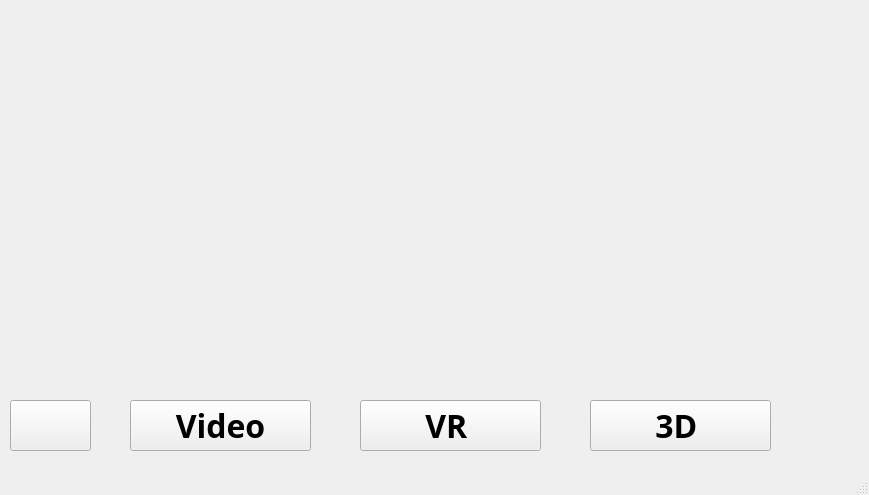
<?xml version="1.0" encoding="UTF-8"?>
<ui version="4.0">
 <class>MainWindow</class>
 <widget class="QMainWindow" name="MainWindow">
  <property name="geometry">
   <rect>
    <x>0</x>
    <y>0</y>
    <width>869</width>
    <height>495</height>
   </rect>
  </property>
  <property name="windowTitle">
   <string>MainWindow</string>
  </property>
  <widget class="QWidget" name="centralwidget">
   <widget class="QLabel" name="label_2">
    <property name="geometry">
     <rect>
      <x>10</x>
      <y>10</y>
      <width>851</width>
      <height>381</height>
     </rect>
    </property>
    <property name="text">
     <string/>
    </property>
   </widget>
   <widget class="QPushButton" name="pushButton_2">
    <property name="geometry">
     <rect>
      <x>360</x>
      <y>400</y>
      <width>181</width>
      <height>51</height>
     </rect>
    </property>
    <property name="font">
     <font>
      <family>Agency FB</family>
      <pointsize>24</pointsize>
      <weight>75</weight>
      <bold>true</bold>
     </font>
    </property>
    <property name="text">
     <string>VR </string>
    </property>
   </widget>
   <widget class="QPushButton" name="pushButton_3">
    <property name="geometry">
     <rect>
      <x>590</x>
      <y>400</y>
      <width>181</width>
      <height>51</height>
     </rect>
    </property>
    <property name="font">
     <font>
      <family>Agency FB</family>
      <pointsize>24</pointsize>
      <weight>75</weight>
      <bold>true</bold>
     </font>
    </property>
    <property name="text">
     <string>3D </string>
    </property>
   </widget>
   <widget class="QPushButton" name="pushButton">
    <property name="geometry">
     <rect>
      <x>130</x>
      <y>400</y>
      <width>181</width>
      <height>51</height>
     </rect>
    </property>
    <property name="font">
     <font>
      <family>Agency FB</family>
      <pointsize>24</pointsize>
      <weight>75</weight>
      <bold>true</bold>
     </font>
    </property>
    <property name="text">
     <string>Video</string>
    </property>
   </widget>
   <widget class="QPushButton" name="pushButton_4">
    <property name="geometry">
     <rect>
      <x>10</x>
      <y>400</y>
      <width>81</width>
      <height>51</height>
     </rect>
    </property>
    <property name="font">
     <font>
      <family>Agency FB</family>
      <pointsize>17</pointsize>
      <weight>75</weight>
      <bold>true</bold>
     </font>
    </property>
    <property name="text">
     <string/>
    </property>
   </widget>
   <zorder>pushButton_4</zorder>
   <zorder>label_2</zorder>
   <zorder>pushButton_2</zorder>
   <zorder>pushButton_3</zorder>
   <zorder>pushButton</zorder>
  </widget>
  <widget class="QStatusBar" name="statusbar"/>
 </widget>
 <resources/>
 <connections/>
</ui>
